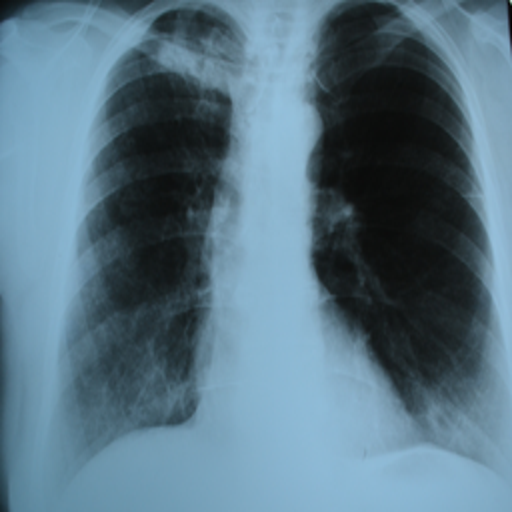
#> input picture assets/Tuberculosis-2.png, 512 x 512 px
$ jupyter execute computer_vision.ipynb
#> lines starting #> are read from the running program, lines starting #| are printed output that depends on the picture; after the words box and inside, x2 and y2 are one past the last pixel; in counts of white or black regions, pixels touching at a corner belong together
[cell 1]
import cv2
import matplotlib.pyplot as plt
import numpy as np

# Constants
RESIZE_SHAPE = (224, 224)
avg_train_intensity = (0.531459229, 0.531459229, 0.531459229)
avg_mask = np.zeros((*RESIZE_SHAPE, 3))
black_mask = np.zeros((*RESIZE_SHAPE, 3))

# Create masks
for r in range(len(avg_mask)):
    for c in range(len(avg_mask[0])):
        if r < 45 and (c < 45 or c > 178):  # Upper corners
            avg_mask[r][c] = avg_train_intensity
            black_mask[r][c] = (0, 0, 0)
        else:
            black_mask[r][c] = (1, 1, 1)

# Function to detect padding
def is_padding(row):
    for i in range(6):
        if not np.count_nonzero(np.subtract(row, i)):
            return True
    for i in range(250, 256):
        if not np.count_nonzero(np.subtract(row, i)):
            return True
    return False

# Preprocessing function
def preprocess_image(image_path, image_size=RESIZE_SHAPE):
    # Read the image and extract the blue channel
#> called with image_path = 'assets/Tuberculosis-2.png', image_size = (224, 224)
    image_color = cv2.imread(image_path, 1)
#> image_color is the input picture: shape (512, 512, 3); mean B, G, R 131.7, 116, 87.7
    b, _, _ = cv2.split(image_color)
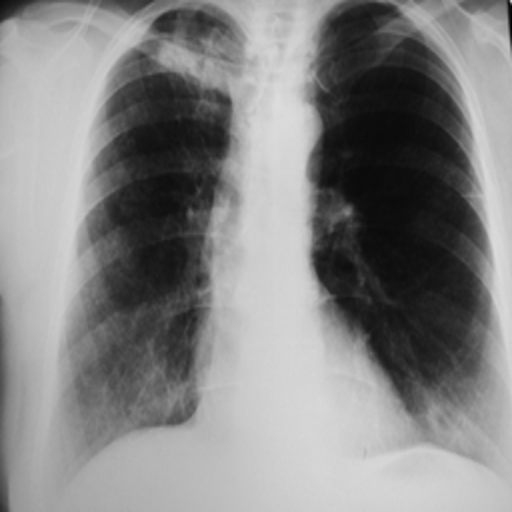
#> b: shape (512, 512); min 2, max 220, mean 131.7
    height, width = b.shape
#> height = 512; width = 512
    image = b.copy()

    # Remove padding (rows and columns)
    min_y, max_y = 0, height - 1
#> min_y = 0; max_y = 511
    for row in image:
        if is_padding(row):
            min_y += 1
        else:
            break
#> this loop made 1 pass
#> after the loop, min_y = 0
    for row_index in range(height - 1, 0, -1):
        if is_padding(image[row_index]):
            max_y -= 1
        else:
            break
#> after the loop, max_y = 511
    min_x, max_x = 0, width - 1
#> min_x = 0; max_x = 511
    for col in image.T:
        if is_padding(col):
            min_x += 1
        else:
            break
#> after the loop, min_x = 0
    for col_index in range(width - 1, 0, -1):
        if is_padding(image.T[col_index]):
            max_x -= 1
        else:
            break
#> after the loop, max_x = 511

    # Crop the image
    image = image[min_y:max_y, min_x:max_x]
    image = cv2.merge([image, image, image])  # Convert back to 3-channel
#> image: shape (511, 511, 3)

    # Resize the image
    image = cv2.resize(image, image_size, interpolation=cv2.INTER_LANCZOS4)
#> image: shape (224, 224, 3)

    # Normalize image intensities
    min_value = np.min(image)
#> min_value = 11
    max_value = np.max(image)
#> max_value = 221
    image = (image - min_value) / (max_value - min_value)
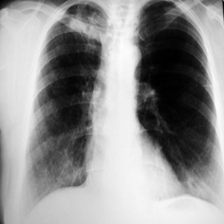
#> image: shape (224, 224, 3) float64; min 0, max 1, mean 0.574

    # Apply black_mask and avg_mask
    image = cv2.bitwise_and(image, black_mask)
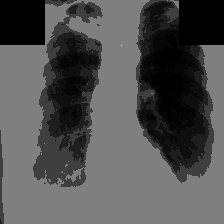
#> image: shape (224, 224, 3) float64; min 0, max 1, mean 0.322
    image = cv2.addWeighted(image, 1, avg_mask, 1, 0)
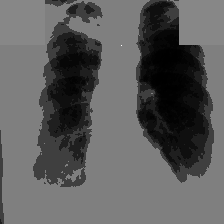
#> image: shape (224, 224, 3) float64; min 0, max 1, mean 0.365

    # Re-normalize the image
    min_value = np.min(image)
#> min_value = 0
    max_value = np.max(image)
#> max_value = 1
    image = (image - min_value) / (max_value - min_value)

    return image

# Algorithm to detect TB-like patterns
def detect_tb_patterns(image):
    gray_image = cv2.cvtColor((image * 255).astype(np.uint8), cv2.COLOR_RGB2GRAY)

    # Threshold for bright regions (e.g., consolidations)
    _, bright_regions = cv2.threshold(gray_image, 200, 255, cv2.THRESH_BINARY)
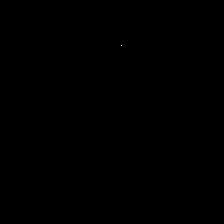
#> bright_regions: shape (224, 224); 0% white in thin lines or dots, all inside (x1, y1, x2, y2) = (121, 45, 122, 46)

    # Threshold for dark regions (e.g., cavitations)
    _, dark_regions = cv2.threshold(gray_image, 50, 255, cv2.THRESH_BINARY_INV)
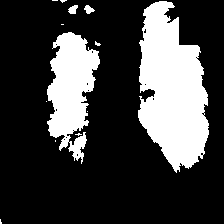
#> dark_regions: shape (224, 224); 25% white; 13 white regions (9 under 20 px)

    # Find contours of bright regions
    bright_contours, _ = cv2.findContours(bright_regions, cv2.RETR_EXTERNAL, cv2.CHAIN_APPROX_SIMPLE)
#> bright_contours = [[[121, 45]]]

    # Find contours of dark regions
    dark_contours, _ = cv2.findContours(dark_regions, cv2.RETR_EXTERNAL, cv2.CHAIN_APPROX_SIMPLE)
#> dark_contours = 13 contours, 9 with area under 20; largest, box (x1, y1, x2, y2) and area: (138, 1, 209, 173) 8014, (47, 32, 100, 164) 3893, (68, 5, 78, 14) 48, (84, 5, 95, 14) 45

    # Analyze regions
    bright_count = 0
    dark_count = 0
    for contour in bright_contours:
        area = cv2.contourArea(contour)
        if area > 50:  # Filter small regions
            bright_count += 1
#> this loop made 1 pass
#> (contour, area) on pass 1: ([[121, 45]], 0)
#> after the loop, bright_count = 0

    for contour in dark_contours:
        area = cv2.contourArea(contour)
        if area > 50:  # Filter small regions
            dark_count += 1
#> this loop made 13 passes
#> (area, dark_count) on passes 7, 11: (3893, 1), (8014, 2)
#> area on passes 9 to 10: 45, 48
#> after the loop, dark_count = 2

    return bright_count, dark_count

# Process and analyze the image
processed_img = preprocess_image("assets/Tuberculosis-2.png")
bright_count, dark_count = detect_tb_patterns(processed_img)
#> bright_count = 0; dark_count = 2

# Determine diagnosis
if bright_count == 0 and dark_count == 0:
    diagnosis = "Healthy Lungs"
else:
    diagnosis = f"TB Suspected: {bright_count} bright regions, {dark_count} dark regions detected."

# Display the results
plt.imshow(processed_img)
plt.axis("off")
plt.title(f"{diagnosis}")
plt.show()

print(diagnosis)
#| TB Suspected: 0 bright regions, 2 dark regions detected.

$ run again, with assets/Tuberculosis-1.png copied over assets/Tuberculosis-2.png
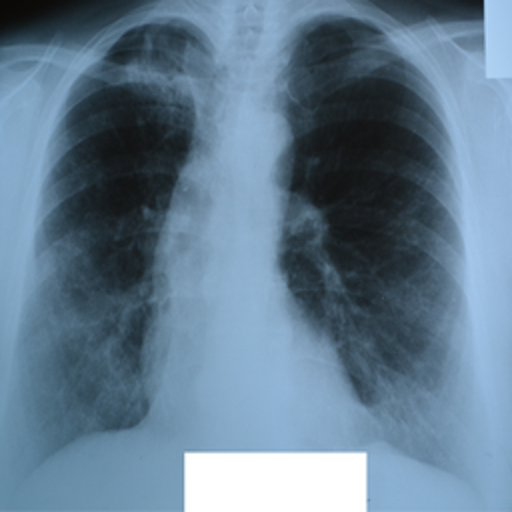
#> input picture assets/Tuberculosis-1.png, 512 x 512 px
#> in preprocess_image, image_color is the input picture: shape (512, 512, 3); mean B, G, R 144.2, 124.1, 99.1
#> the loop in preprocess_image, `for row in image:` made 1 pass
#> after the loop in preprocess_image, `for row in image:`: min_y = 0
#> after the loop in preprocess_image, `for row_index in range(height - 1, 0, -1):`: max_y = 511
#> the loop in preprocess_image, `for col in image.T:` made 1 pass
#> after the loop in preprocess_image, `for col in image.T:`: min_x = 0
#> after the loop in preprocess_image, `for col_index in range(width - 1, 0, -1):`: max_x = 511
#> in preprocess_image, `min_value = np.min(image)`: min_value = 5
#> in preprocess_image, `max_value = np.max(image)`: max_value = 255
#> in preprocess_image, `image = cv2.addWeighted(image, 1, avg_mask, 1, 0)`:
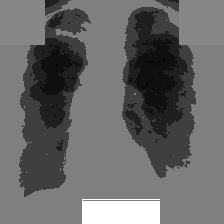
#> image: shape (224, 224, 3) float64; min 0.0312, max 1, mean 0.407
#> in preprocess_image, `min_value = np.min(image)`: min_value = 0.0312
#> in preprocess_image, `max_value = np.max(image)`: max_value = 1
#> bright_regions: shape (224, 224); 3.7% white; 1 white region, box (x1, y1, x2, y2) and area: (82, 199, 160, 224) 1873
#> in detect_tb_patterns, `_, dark_regions = cv2.threshold(gray_image, 50, 255, cv2.THRESH_BINARY..`:
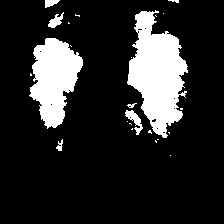
#> dark_regions: shape (224, 224); 16.1% white; 24 white regions (16 under 20 px)
#> bright_contours = 1 item
#> dark_contours = 24 contours, 18 with area under 20; largest, box (x1, y1, x2, y2) and area: (127, 10, 188, 138) 4346, (29, 38, 83, 129) 2898, (125, 110, 143, 135) 144, (48, 12, 64, 28) 99, (45, 0, 60, 8) 60, (56, 139, 63, 151) 30
#> the loop in detect_tb_patterns, `for contour in bright_contours:` made 1 pass
#> (area, bright_count) on pass 1: (1695, 1)
#> after the loop in detect_tb_patterns, `for contour in bright_contours:`: bright_count = 1
#> the loop in detect_tb_patterns, `for contour in dark_contours:` made 24 passes
#> area on passes 4, 10, 16, 21, 22, 24: 29.5, 144, 2898, 99, 4346.5, 59.5
#> after the loop in detect_tb_patterns, `for contour in dark_contours:`: dark_count = 5
#> `bright_count, dark_count = detect_tb_patterns(processed_img)`: bright_count = 1; dark_count = 5
#| TB Suspected: 1 bright regions, 5 dark regions detected.

$ run again, with assets/Normal-1.png copied over assets/Tuberculosis-2.png
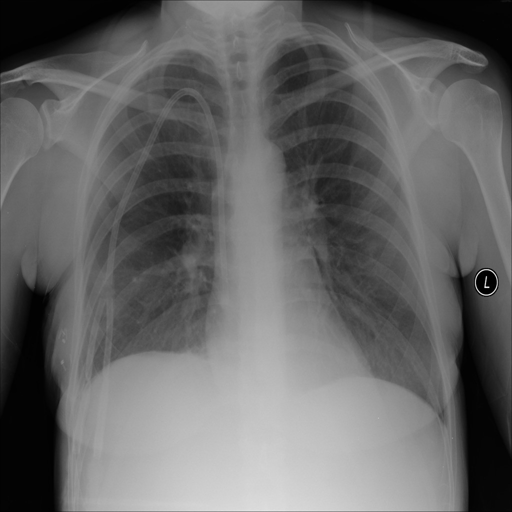
#> input picture assets/Normal-1.png, 512 x 512 px
#> in preprocess_image, image_color is the input picture: shape (512, 512, 3); min 0, max 237, mean 102.4
#> the loop in preprocess_image, `for row in image:` made 1 pass
#> after the loop in preprocess_image, `for row in image:`: min_y = 0
#> after the loop in preprocess_image, `for row_index in range(height - 1, 0, -1):`: max_y = 511
#> the loop in preprocess_image, `for col in image.T:` made 1 pass
#> after the loop in preprocess_image, `for col in image.T:`: min_x = 0
#> after the loop in preprocess_image, `for col_index in range(width - 1, 0, -1):`: max_x = 511
#> min_value = 0
#> in preprocess_image, `max_value = np.max(image)`: max_value = 222
#> in preprocess_image, `image = cv2.addWeighted(image, 1, avg_mask, 1, 0)`:
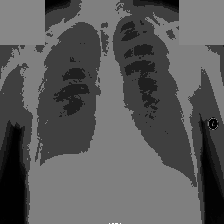
#> image: shape (224, 224, 3) float64; min 0, max 1, mean 0.355
#> in preprocess_image, `max_value = np.max(image)`: max_value = 1
#> bright_regions: shape (224, 224); 0.01% white in thin lines or dots, all inside (x1, y1, x2, y2) = (109, 223, 121, 224)
#> in detect_tb_patterns, `_, dark_regions = cv2.threshold(gray_image, 50, 255, cv2.THRESH_BINARY..`:
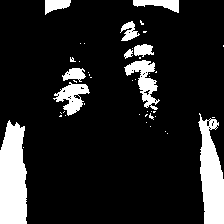
#> dark_regions: shape (224, 224); 13.9% white; 46 white regions (36 under 20 px)
#> bright_contours = 4 contours, all with area under 20
#> dark_contours = 46 contours, 36 with area under 20; largest, box (x1, y1, x2, y2) and area: (0, 120, 27, 224) 2278, (198, 113, 224, 224) 1787, (124, 60, 160, 110) 644, (53, 82, 90, 116) 546, (133, 0, 179, 13) 278
#> the loop in detect_tb_patterns, `for contour in bright_contours:` made 4 passes
#> contour on passes 1 to 4: [[120, 223]], [[115, 223], [117, 223]], [[112, 223], [113, 223]], [[109, 223]]
#> after the loop in detect_tb_patterns, `for contour in bright_contours:`: bright_count = 0
#> the loop in detect_tb_patterns, `for contour in dark_contours:` made 46 passes
#> area on passes 6, 13, 21, 31, 33, 36, 39, 43: 2278.5, 1787, 546.5, 178.5, 644, 38, 157.5, 167
#> after the loop in detect_tb_patterns, `for contour in dark_contours:`: dark_count = 9
#> `bright_count, dark_count = detect_tb_patterns(processed_img)`: bright_count = 0; dark_count = 9
#| TB Suspected: 0 bright regions, 9 dark regions detected.

$ run again, with assets/Normal-2.png copied over assets/Tuberculosis-2.png
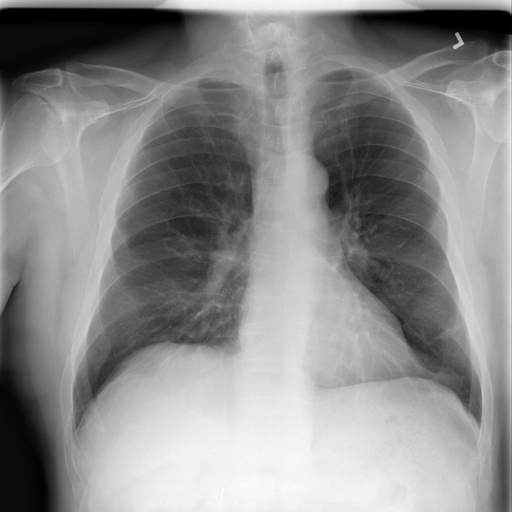
#> input picture assets/Normal-2.png, 512 x 512 px
#> in preprocess_image, image_color is the input picture: shape (512, 512, 3); min 0, max 253, mean 139.4
#> the loop in preprocess_image, `for row in image:` made 1 pass
#> after the loop in preprocess_image, `for row in image:`: min_y = 0
#> after the loop in preprocess_image, `for row_index in range(height - 1, 0, -1):`: max_y = 511
#> the loop in preprocess_image, `for col in image.T:` made 1 pass
#> after the loop in preprocess_image, `for col in image.T:`: min_x = 0
#> after the loop in preprocess_image, `for col_index in range(width - 1, 0, -1):`: max_x = 511
#> min_value = 0
#> in preprocess_image, `max_value = np.max(image)`: max_value = 253
#> in preprocess_image, `image = cv2.addWeighted(image, 1, avg_mask, 1, 0)`:
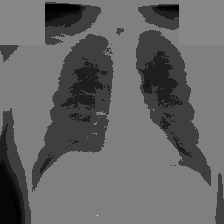
#> image: shape (224, 224, 3) float64; min 0, max 1, mean 0.401
#> in preprocess_image, `max_value = np.max(image)`: max_value = 1
#> bright_regions: shape (224, 224); 0% white in thin lines or dots, all inside (x1, y1, x2, y2) = (97, 215, 98, 216)
#> in detect_tb_patterns, `_, dark_regions = cv2.threshold(gray_image, 50, 255, cv2.THRESH_BINARY..`:
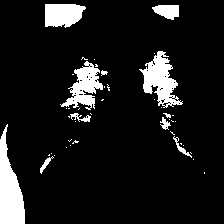
#> dark_regions: shape (224, 224); 10.2% white; 44 white regions (33 under 20 px)
#> bright_contours = [[[97, 215]]]
#> dark_contours = 44 contours, 35 with area under 20; largest, box (x1, y1, x2, y2) and area: (0, 124, 25, 224) 1348, (139, 51, 183, 108) 1096, (60, 61, 103, 110) 844, (45, 4, 86, 28) 732, (152, 5, 179, 20) 258
#> the loop in detect_tb_patterns, `for contour in bright_contours:` made 1 pass
#> (contour, area) on pass 1: ([[97, 215]], 0)
#> after the loop in detect_tb_patterns, `for contour in bright_contours:`: bright_count = 0
#> the loop in detect_tb_patterns, `for contour in dark_contours:` made 44 passes
#> area on passes 3, 14, 16, 21, 26, 38, 42, 43: 52.5, 59.5, 1348, 47, 54, 844.5, 1095.5, 258.5
#> after the loop in detect_tb_patterns, `for contour in dark_contours:`: dark_count = 8
#> `bright_count, dark_count = detect_tb_patterns(processed_img)`: bright_count = 0; dark_count = 8
#| TB Suspected: 0 bright regions, 8 dark regions detected.
